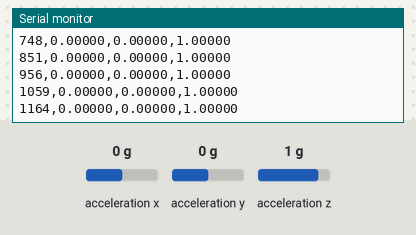
Bench run of a sketch on a simulated Arduino Uno, built with avr-gcc and run on an emulated ATmega328P. On the bench: the last lines printed to the serial monitor. Wiring (from diagram.json): MPU-6050 motion sensor at I2C address 0x68. The inputs (shaded band) are chosen by the test bench; at power-on: acceleration x 0 g, acceleration y 0 g, acceleration z 1 g.

Above: at 1.2 s.
1.3 s: acceleration x set to -1.4 g
At 1.38 s:
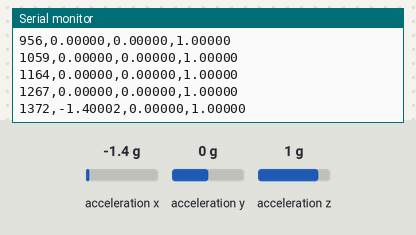
4.3 s: acceleration y set to -1.4 g
At 4.39 s:
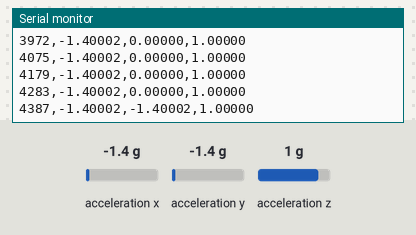
5.8 s: acceleration z set to -1.4 g
At 5.85 s:
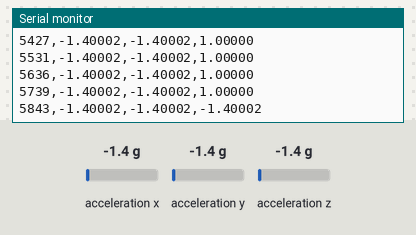
Timing chart, 0 to 8.8 s (numbered marks = the images above; inputs shaded):
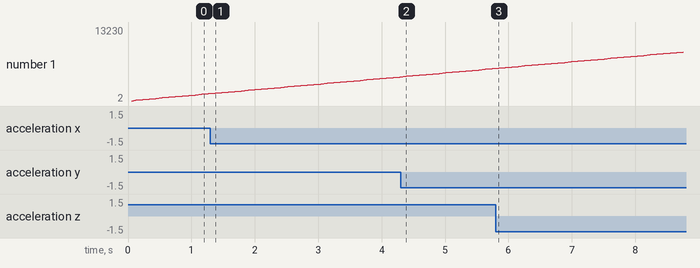

The sketch:

ph09-friction-coefficients.ino
```cpp
// @pin A4=A4
// @pin A5=A5
#include <Wire.h>
// 정지 마찰계수와 운동 마찰계수
// @baud 9600
// @tunable samplingIntervalMs
unsigned long samplingIntervalMs = 100;

int16_t mpuRead16(byte address,byte reg) {
  Wire.beginTransmission(address);
  Wire.write(reg);
  Wire.endTransmission(false);
  Wire.requestFrom(address,(byte)2);
  byte high=Wire.read();
  byte low=Wire.read();
  return (int16_t)(((uint16_t)high<<8)|low);
}
void mpuWrite(byte address,byte reg,byte value) {
  Wire.beginTransmission(address);
  Wire.write(reg);
  Wire.write(value);
  Wire.endTransmission();
}
void setup() {
  Serial.begin(9600);
  Wire.begin();
  mpuWrite(0x68,0x6B,0);
  Serial.println("time_ms,acceleration_x_g,acceleration_y_g,acceleration_z_g");
}
void loop() {
  float ax=mpuRead16(0x68,0x3B)/16384.0f,ay=mpuRead16(0x68,0x3D)/16384.0f,az=mpuRead16(0x68,0x3F)/16384.0f;
  Serial.print(millis());
  Serial.print(',');
  Serial.print(ax,5);
  Serial.print(',');
  Serial.print(ay,5);
  Serial.print(',');
  Serial.println(az,5);
  delay(samplingIntervalMs);
}
```

Measured:
- after the input at 1.3 s, the serial monitor: prints a new line after 0.07 s (image 1)
- after the input at 4.3 s, the serial monitor: prints a new line after 0.09 s (image 2)
